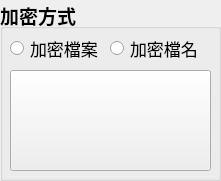
       <widget class="QGroupBox" name="groupBox_2">
        <property name="geometry">
         <rect>
          <x>520</x>
          <y>190</y>
          <width>221</width>
          <height>181</height>
         </rect>
        </property>
        <property name="font">
         <font>
          <pointsize>14</pointsize>
          <weight>75</weight>
          <bold>true</bold>
         </font>
        </property>
        <property name="title">
         <string>加密方式</string>
        </property>
        <widget class="QRadioButton" name="rar_Encryption1">
         <property name="geometry">
          <rect>
           <x>10</x>
           <y>39</y>
           <width>101</width>
           <height>19</height>
          </rect>
         </property>
         <property name="font">
          <font>
           <pointsize>13</pointsize>
           <weight>50</weight>
           <bold>false</bold>
          </font>
         </property>
         <property name="toolTip">
          <string>看的到吃不到 ; )</string>
         </property>
         <property name="text">
          <string>加密檔案</string>
         </property>
        </widget>
        <widget class="QRadioButton" name="rar_Encryption2">
         <property name="geometry">
          <rect>
           <x>110</x>
           <y>39</y>
           <width>101</width>
           <height>19</height>
          </rect>
         </property>
         <property name="font">
          <font>
           <pointsize>13</pointsize>
           <weight>50</weight>
           <bold>false</bold>
          </font>
         </property>
         <property name="toolTip">
          <string>休想偷看!!</string>
         </property>
         <property name="text">
          <string>加密檔名</string>
         </property>
        </widget>
        <widget class="QPushButton" name="rar_setpwd_btn">
         <property name="geometry">
          <rect>
           <x>10</x>
           <y>70</y>
           <width>201</width>
           <height>101</height>
          </rect>
         </property>
         <property name="font">
          <font>
           <pointsize>14</pointsize>
          </font>
         </property>
         <property name="toolTip">
          <string/>
         </property>
         <property name="statusTip">
          <string>設定密碼 (快捷鍵：Ctrl+P)</string>
         </property>
         <property name="text">
          <string/>
         </property>
         <property name="icon">
          <iconset resource="resource.qrc">
           <normaloff>:/images/password.png</normaloff>:/images/password.png</iconset>
         </property>
         <property name="iconSize">
          <size>
           <width>70</width>
           <height>70</height>
          </size>
         </property>
         <property name="shortcut">
          <string>Ctrl+P</string>
         </property>
        </widget>
       </widget>
